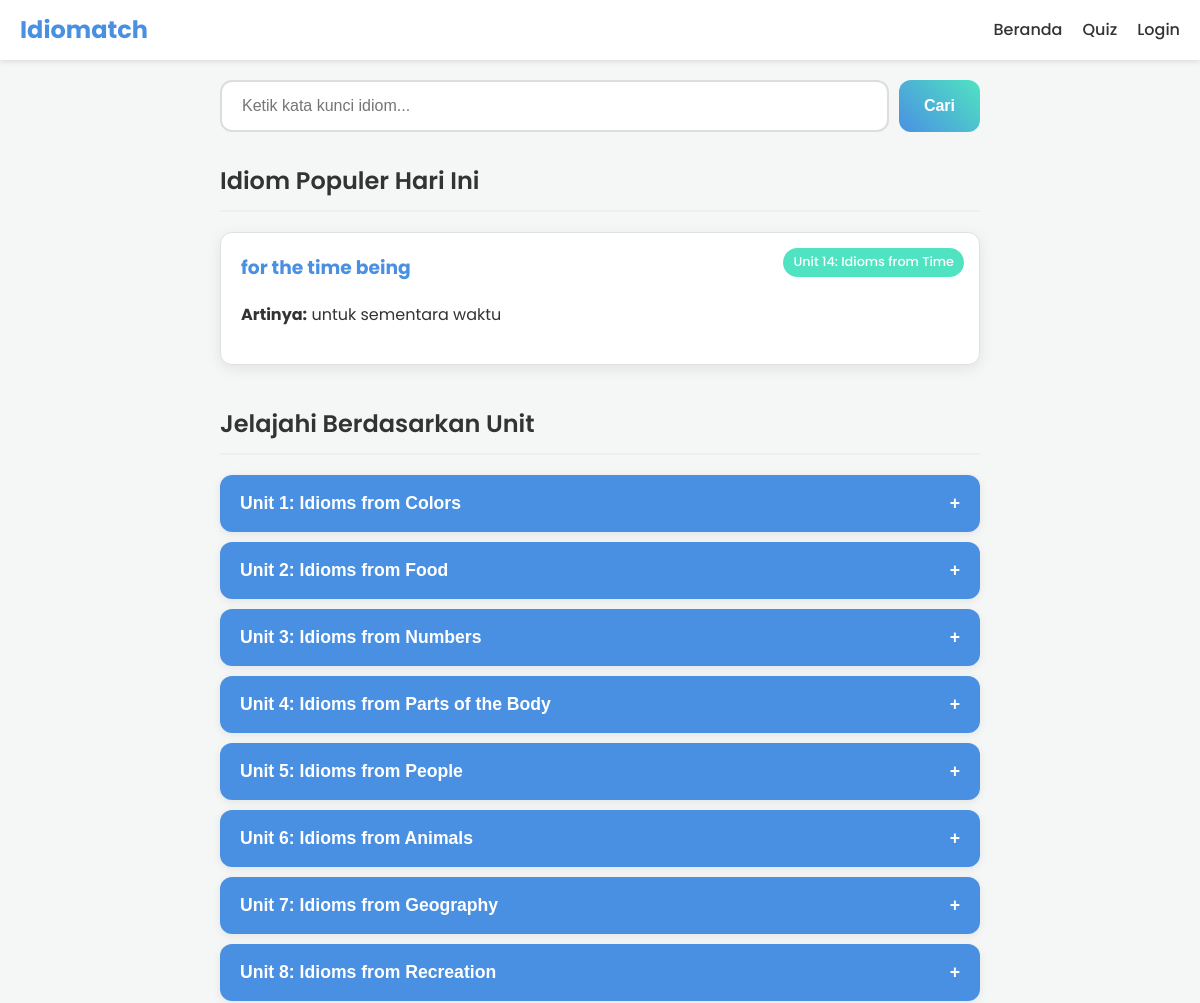
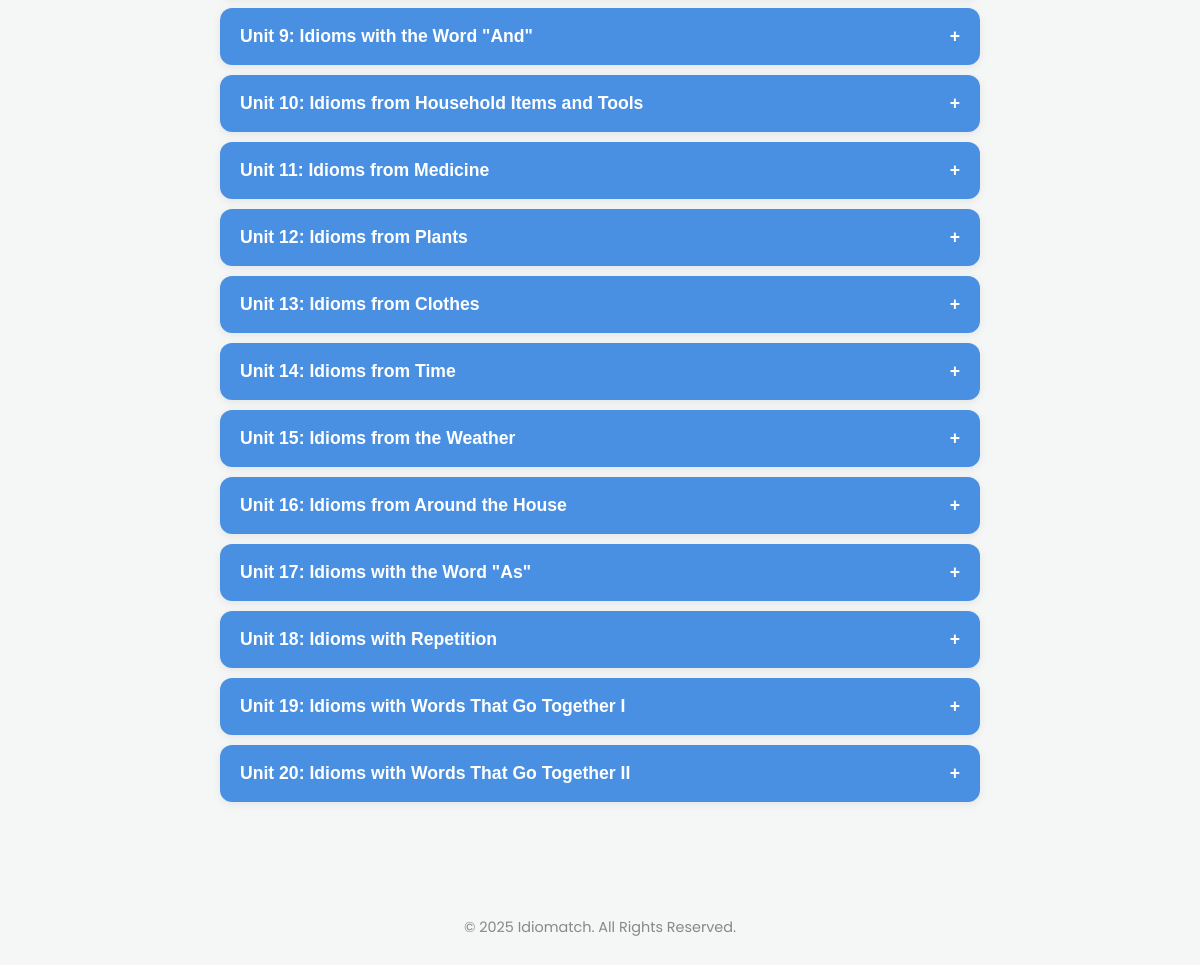
The page / on the database its author committed (2 pictures, top to bottom).
### tables this page shows
CREATE TABLE IF NOT EXISTS `idioms` (
  `id` int NOT NULL AUTO_INCREMENT,
  `unit_id` int NOT NULL,
  `idiom` varchar(255) NOT NULL,
  `meaning_id` text NOT NULL,
  `example_sentence` text NOT NULL,
  `sentence_translation` text NOT NULL,
  `example_conversation` text NOT NULL,
  PRIMARY KEY (`id`),
  KEY `unit_id` (`unit_id`),
  CONSTRAINT `idioms_ibfk_1` FOREIGN KEY (`unit_id`) REFERENCES `units` (`id`) ON DELETE CASCADE ON UPDATE CASCADE
);

CREATE TABLE IF NOT EXISTS `units` (
  `id` int NOT NULL AUTO_INCREMENT,
  `name` varchar(100) NOT NULL,
  PRIMARY KEY (`id`)
);

### index.php (the view, shortened to what this page needs)
<?php
require_once 'includes/db.php';
$popular_sql = "SELECT idioms.*, units.name AS unit_name FROM idioms JOIN units ON idioms.unit_id = units.id ORDER BY RAND() LIMIT 1";
$popular_result = $conn->query($popular_sql);
$popular_idiom = $popular_result->fetch_assoc();
$all_idioms_sql = "SELECT idioms.*, units.name AS unit_name, units.id as unit_id_val FROM idioms JOIN units ON idioms.unit_id = units.id ORDER BY units.id, idioms.idiom ASC";
$all_idioms_result = $conn->query($all_idioms_sql);
$units_with_idioms = [];
while ($row = $all_idioms_result->fetch_assoc()) {
    $units_with_idioms[$row['unit_name']][] = $row;
}
require_once 'includes/header.php';
?>
<main>
    <section class="search-section">
        <form action="search_results.php" method="GET" class="search-form">
            <input type="text" name="keyword" placeholder="Ketik kata kunci idiom..." class="search-input" required>
            <button type="submit" class="search-button">Cari</button>
        </form>
    </section>
    <?php if ($popular_idiom): ?>
    <section class="results-section">
        <h2 class="results-title">Idiom Populer Hari Ini</h2>
        <div class="idiom-card">
            <span class="unit-tag"><?= htmlspecialchars($popular_idiom['unit_name']) ?></span>
            <h3 class="idiom-title"><?= htmlspecialchars($popular_idiom['idiom']) ?></h3>
            <p><strong>Artinya:</strong> <?= htmlspecialchars($popular_idiom['meaning_id']) ?></p>
        </div>
    </section>
    <?php endif; ?>
    <section class="unit-explorer">
        <h2 class="results-title">Jelajahi Berdasarkan Unit</h2>
        <?php foreach ($units_with_idioms as $unit_name => $idioms): ?>
            <div class="unit-accordion">
                <button class="unit-header">
                    <span><?= htmlspecialchars($unit_name) ?></span>
                    <span class="icon">+</span>
                </button>
            </div>
        <?php endforeach; ?>
    </section>
</main>
<?php
require_once 'includes/footer.php';
?>

### css/style.css (style rules this page uses)
*, *::before, *::after { box-sizing: border-box; }
:root { --primary-color: #4A90E2; --secondary-color: #50E3C2; --background-color: #f4f7f6; --text-color: #333; --card-bg-color: #ffffff; --shadow: 0 4px 15px rgba(0, 0, 0, 0.08); --border-radius: 12px; }
body { font-family: 'Poppins', sans-serif; margin: 0; background-color: var(--background-color); color: var(--text-color); line-height: 1.6; }
.search-form { display: flex; gap: 10px; margin-bottom: 30px; }
.search-input { flex-grow: 1; padding: 15px 20px; font-size: 1rem; border: 2px solid #ddd; border-radius: var(--border-radius); transition: all 0.3s ease; }
.search-button { padding: 15px 25px; font-size: 1rem; font-weight: 600; background: linear-gradient(45deg, var(--primary-color), var(--secondary-color)); color: white; border: none; border-radius: var(--border-radius); cursor: pointer; transition: transform 0.2s ease, box-shadow 0.3s ease; }
.results-section { margin-top: 20px; }
.results-title { font-size: 1.5rem; font-weight: 600; margin-bottom: 20px; border-bottom: 2px solid #eee; padding-bottom: 10px; }
.idiom-card { background-color: var(--card-bg-color); padding: 20px; border-radius: var(--border-radius); margin-bottom: 20px; box-shadow: var(--shadow); border: 1px solid #e0e0e0; position: relative; }
.unit-tag { position: absolute; top: 15px; right: 15px; background-color: var(--secondary-color); color: white; padding: 4px 10px; border-radius: 20px; font-size: 0.8rem; font-weight: 500; }
.idiom-card h3 { margin-top: 0; color: var(--primary-color); padding-right: 100px; }
.unit-explorer { margin-top: 40px; }
.unit-accordion { margin-bottom: 10px; border-radius: var(--border-radius); overflow: hidden; box-shadow: 0 2px 8px rgba(0,0,0,0.08); }
.unit-header { background-color: var(--primary-color); color: white; cursor: pointer; padding: 18px 20px; width: 100%; border: none; text-align: left; outline: none; font-size: 1.1rem; font-weight: 600; transition: background-color 0.3s ease; display: flex; justify-content: space-between; align-items: center; }

### rows shown on the page
idioms: unit.name "Unit 14: Idioms from Time", idiom "for the time being", meaning "untuk sementara waktu"

### other values the page prints
$unit_name "Unit 1: Idioms from Colors"
$unit_name "Unit 2: Idioms from Food"
$unit_name "Unit 3: Idioms from Numbers"
$unit_name "Unit 4: Idioms from Parts of the Body"
$unit_name "Unit 5: Idioms from People"
$unit_name "Unit 6: Idioms from Animals"
$unit_name "Unit 7: Idioms from Geography"
$unit_name "Unit 8: Idioms from Recreation"
$unit_name "Unit 9: Idioms with the Word \"And\""
$unit_name "Unit 10: Idioms from Household Items and Tools"
$unit_name "Unit 11: Idioms from Medicine"
$unit_name "Unit 12: Idioms from Plants"
$unit_name "Unit 13: Idioms from Clothes"
$unit_name "Unit 14: Idioms from Time"
$unit_name "Unit 15: Idioms from the Weather"
